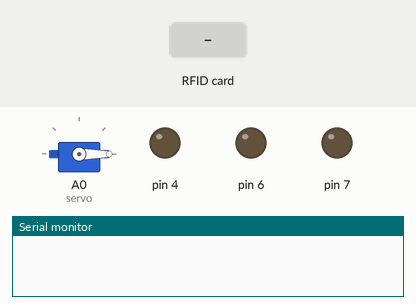
Recording of a sketch running on a simulated Arduino Uno, built with avr-gcc and run on an emulated ATmega328P. Parts: servo, output pins drawn as LEDs (lit = HIGH), the last lines printed to the serial monitor. Dashed ring = blinking. Inputs (shaded band) come from the test bench. Pins used as bus, display or sensor lines are not drawn.

Above: at 4.2 s.
4.3 s: RFID card 5E 7A 19 C4 held to the reader
At 4.45 s:
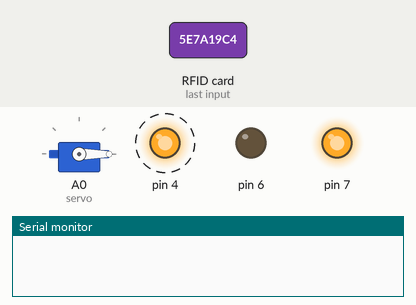
7.3 s: RFID card 41 21 62 A3 held to the reader
At 7.6 s:
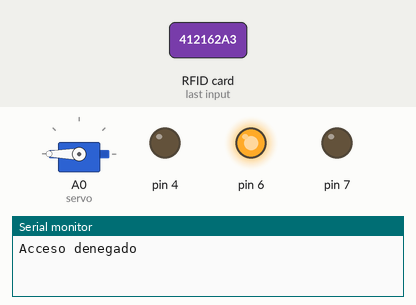
Timing chart, 0 to 10.8 s (numbered marks = the images above; inputs shaded):
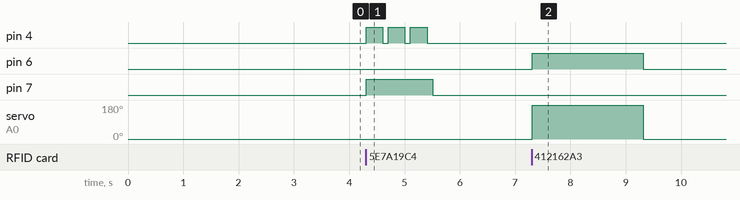

Measured:
- after the input at 4.3 s, pin 4: alternates HIGH for 0.30 s and LOW for 0.10 s, 6 changes in all, then stays LOW, starting at once; pin 7: LOW → HIGH at once, → LOW 1.2 s later
- after the input at 7.3 s, pin 6: LOW → HIGH at once, → LOW 2.0 s later; servo on A0 (servo): 0° → 180° at once, → 0° 2.0 s later

The sketch:

ReconocimientoACO.ino
```cpp
#include <SPI.h>
#include <MFRC522.h>
#include <Servo.h>

#define RST_PIN 9
#define SS_PIN 10

Servo servo;

byte LecturaUID[4];
byte aco[4] = {0x41, 0x21, 0x62, 0xA3};//ID ACO

MFRC522 mfrc522(SS_PIN, RST_PIN);

void setup() {
  Serial.begin(9600);
  SPI.begin();
  mfrc522.PCD_Init();
  //Serial.println("Listo ");
  pinMode(7,OUTPUT);
  pinMode(6,OUTPUT);
  pinMode(4,OUTPUT);
  servo.attach(A0);
  servo.write(0);
  delay(3000);
  servo.write(0);
}

void loop() {
    if(! mfrc522.PICC_IsNewCardPresent())
      return;

  if (! mfrc522.PICC_ReadCardSerial())
      return;

  //Serial.print("UID:");
  for(byte i=0; i<mfrc522.uid.size; i++)
  {
    //if(mfrc522.uid.uidByte[i] < 0x10)
    //{
      //Serial.print(" 0");

    //}else
    //{
      //Serial.print(" ");
    //}
    //Serial.print(mfrc522.uid.uidByte[i],HEX);
    LecturaUID[i]=mfrc522.uid.uidByte[i];
  }

//Serial.print("\t");
if(comparaUID(LecturaUID, aco))
{
  Serial.println("Hola ACO");
}
else
{
  Serial.println("Acceso denegado");
}
mfrc522.PICC_HaltA();
}

boolean comparaUID(byte lectura[],byte usuario[])
{
  for(byte i=0; i<mfrc522.uid.size;i++)
  {
    if(lectura[i]!=usuario[i])
    {
      digitalWrite(7,HIGH);
      digitalWrite(4,HIGH);
      delay(300);
      digitalWrite(4,LOW);
      delay(100);
      digitalWrite(4,HIGH);
      delay(300);
      digitalWrite(4,LOW);
      delay(100);
      digitalWrite(4,HIGH);
      delay(300);
      digitalWrite(4,LOW);
      delay(100);
      digitalWrite(7,LOW);

      return false;
    }
    servo.write(180);
    digitalWrite(6,HIGH);
    delay(2000);
    digitalWrite(6,LOW);
    servo.write(0);
    return true;
  }
}
```
